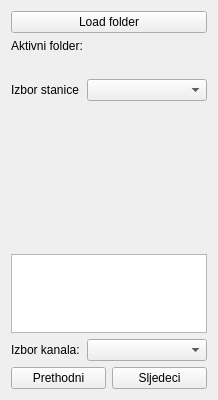
<?xml version="1.0" encoding="UTF-8"?>
<ui version="4.0">
 <class>Form</class>
 <widget class="QWidget" name="Form">
  <property name="geometry">
   <rect>
    <x>0</x>
    <y>0</y>
    <width>218</width>
    <height>400</height>
   </rect>
  </property>
  <property name="minimumSize">
   <size>
    <width>218</width>
    <height>400</height>
   </size>
  </property>
  <property name="maximumSize">
   <size>
    <width>218</width>
    <height>600</height>
   </size>
  </property>
  <property name="windowTitle">
   <string>Izbornik : weblogger</string>
  </property>
  <layout class="QVBoxLayout" name="verticalLayout">
   <item>
    <widget class="QPushButton" name="uiLoadFolder">
     <property name="text">
      <string>Load folder</string>
     </property>
    </widget>
   </item>
   <item>
    <widget class="QLabel" name="label">
     <property name="text">
      <string>Aktivni folder:</string>
     </property>
    </widget>
   </item>
   <item>
    <widget class="QLabel" name="uiCurrentFolder">
     <property name="text">
      <string/>
     </property>
     <property name="wordWrap">
      <bool>true</bool>
     </property>
    </widget>
   </item>
   <item>
    <layout class="QHBoxLayout" name="horizontalLayout">
     <item>
      <widget class="QLabel" name="label_3">
       <property name="maximumSize">
        <size>
         <width>70</width>
         <height>20</height>
        </size>
       </property>
       <property name="text">
        <string>Izbor stanice :</string>
       </property>
      </widget>
     </item>
     <item>
      <widget class="QComboBox" name="uiStanicaCombo"/>
     </item>
    </layout>
   </item>
   <item>
    <widget class="QWidget" name="uiWidget" native="true">
     <property name="minimumSize">
      <size>
       <width>200</width>
       <height>141</height>
      </size>
     </property>
     <property name="maximumSize">
      <size>
       <width>200</width>
       <height>141</height>
      </size>
     </property>
    </widget>
   </item>
   <item>
    <widget class="QListWidget" name="uiFileList"/>
   </item>
   <item>
    <layout class="QHBoxLayout" name="horizontalLayout_2">
     <item>
      <widget class="QLabel" name="label_4">
       <property name="maximumSize">
        <size>
         <width>70</width>
         <height>20</height>
        </size>
       </property>
       <property name="text">
        <string>Izbor kanala:</string>
       </property>
      </widget>
     </item>
     <item>
      <widget class="QComboBox" name="uiKanalCombo"/>
     </item>
    </layout>
   </item>
   <item>
    <layout class="QHBoxLayout" name="horizontalLayout_3">
     <item>
      <widget class="QPushButton" name="uiPrethodni">
       <property name="text">
        <string>Prethodni</string>
       </property>
      </widget>
     </item>
     <item>
      <widget class="QPushButton" name="uiSljedeci">
       <property name="text">
        <string>Sljedeci</string>
       </property>
      </widget>
     </item>
    </layout>
   </item>
  </layout>
 </widget>
 <resources/>
 <connections/>
</ui>
